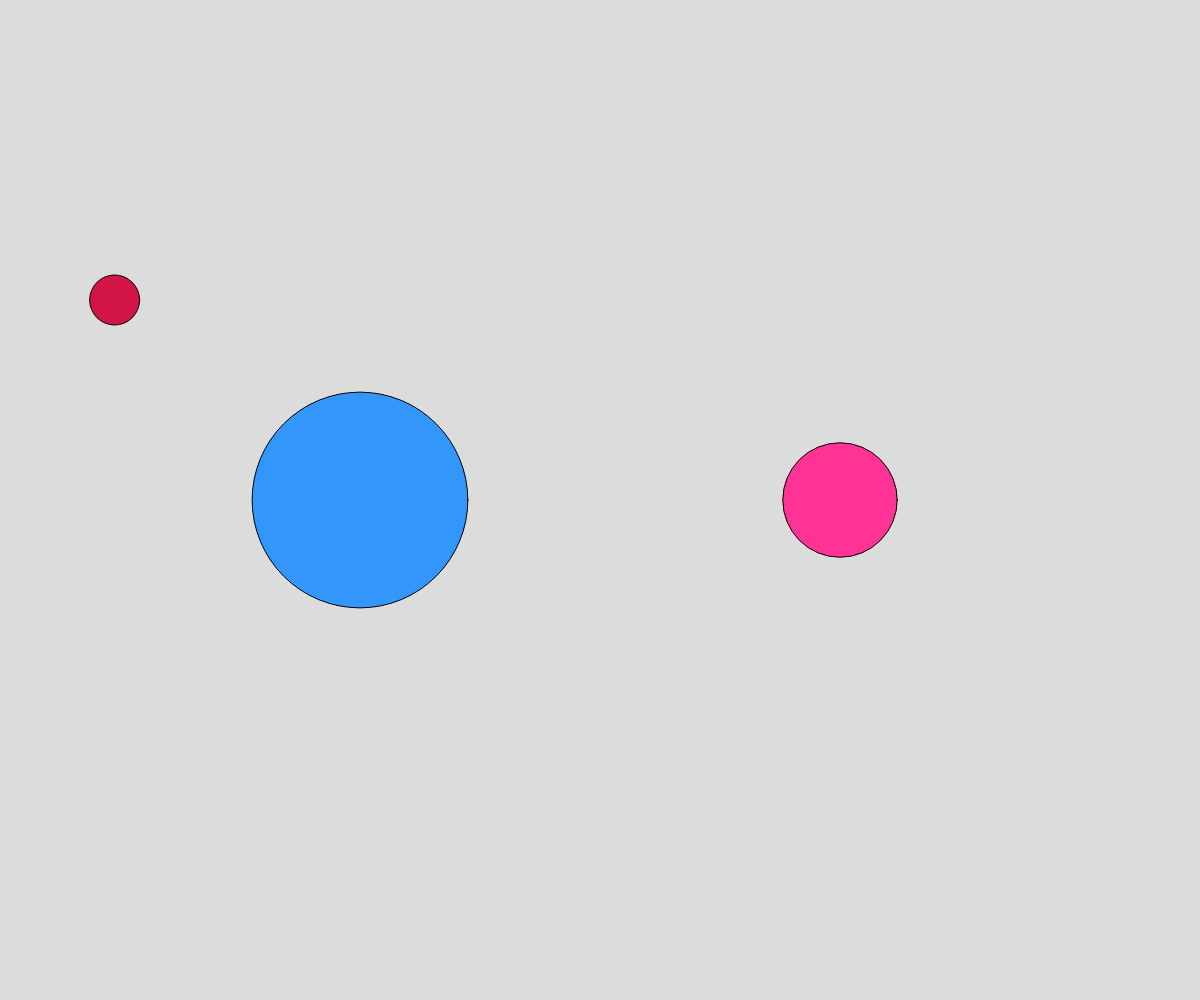
Frame 1 (no input)
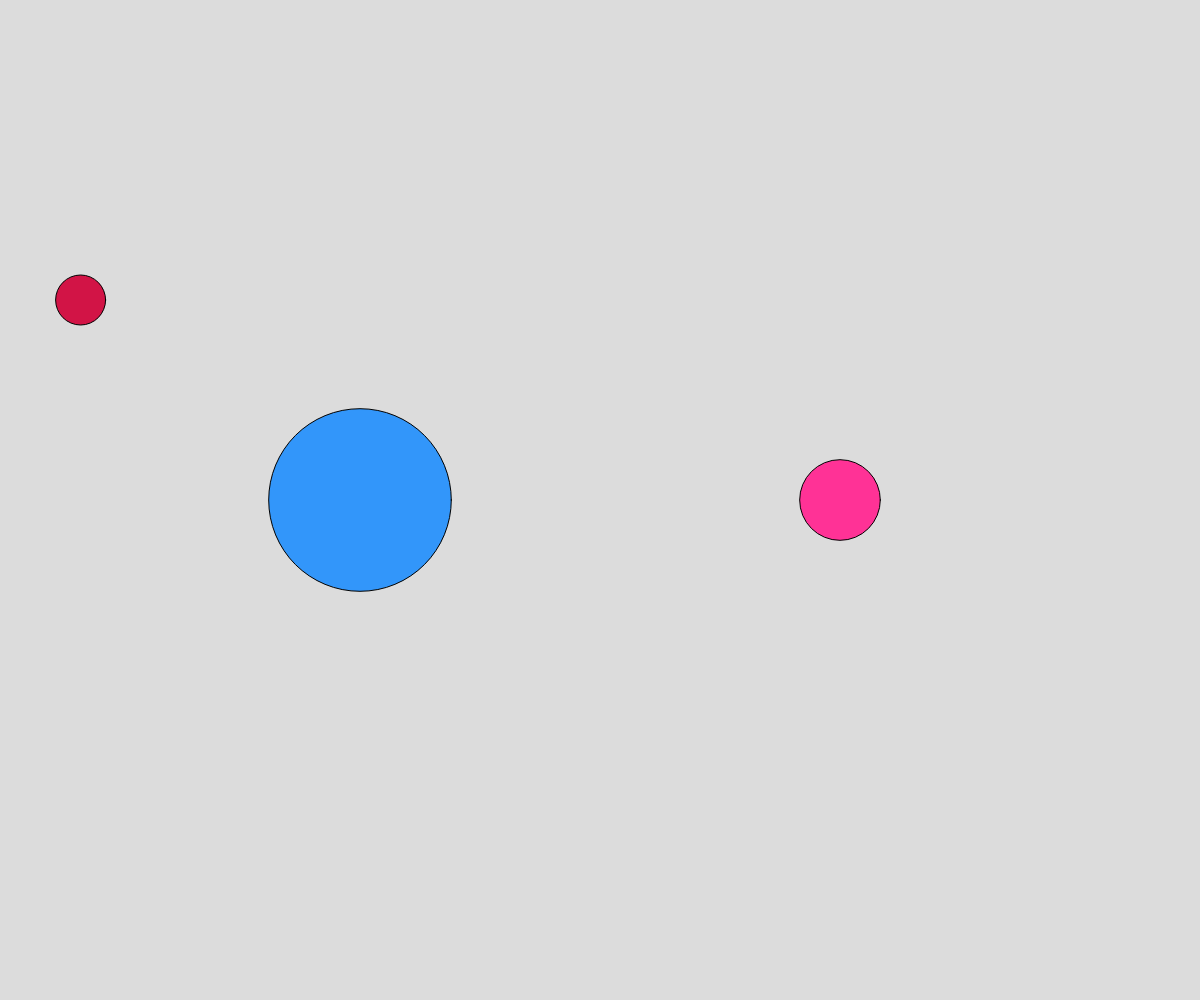
Frame 60 (no input)
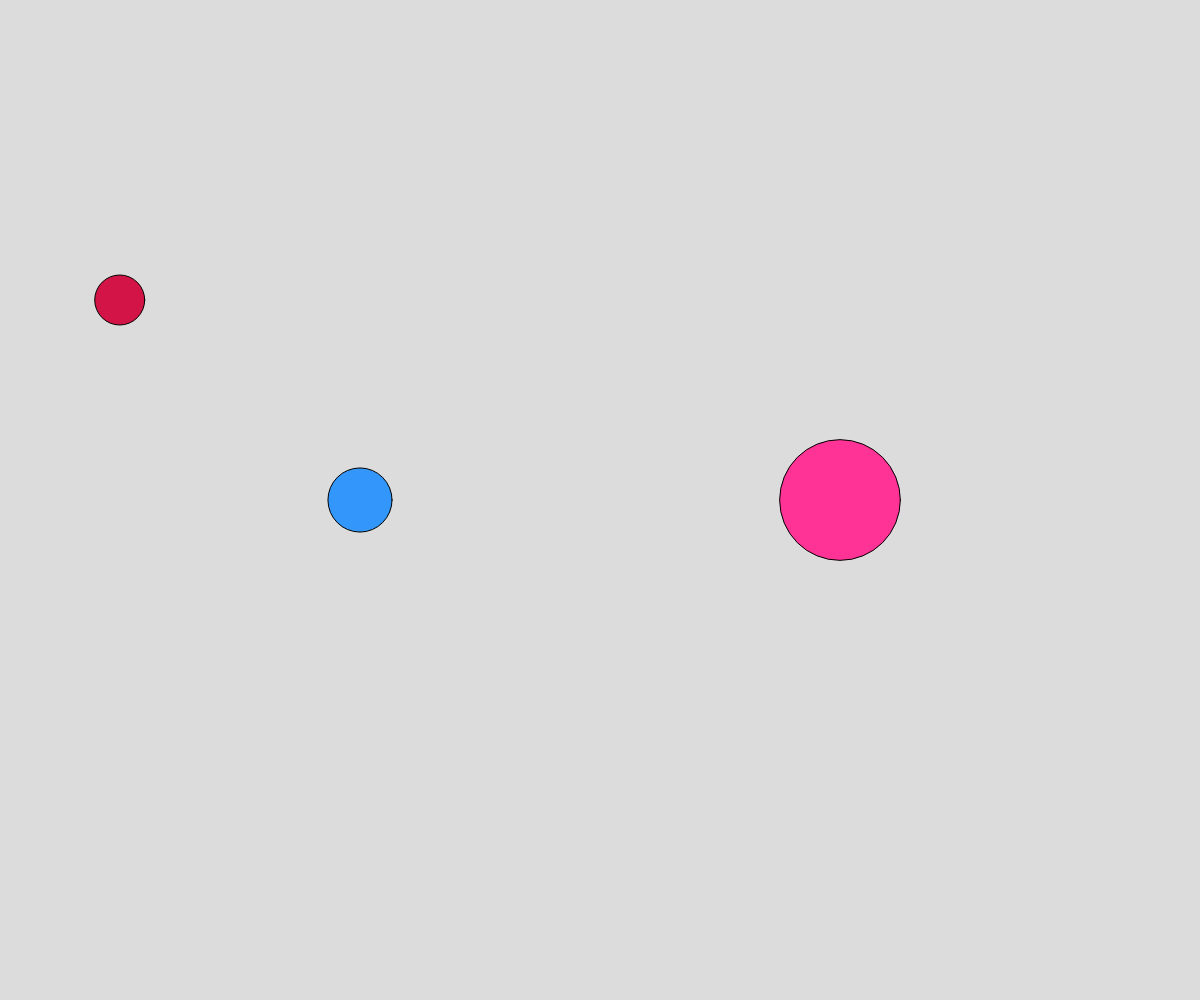
Frame 120 (the mouse pressed at the canvas centre since frame 60)

The p5.js sketch that drew these frames (run headless with seeded random() and noise() and a simulated clock; from frame 60 on, the mouse is pressed at the canvas centre):

// p5.js sketch
// ── sketch.js
// Working with Images and Random() and Noise()
// Lucas F. 
// Sept 24, 2025

let x1, y1, x2, y2; 
let d1, d2;
let noiseTime = 5, noiseSpeed = 0.01;
  // "noiseSpeed" controls how connected our random noise() values are. 
let minSize = 5; let maxSize = 300; 

let mX, mY; // move x and y

function setup() {
  createCanvas(windowWidth, windowHeight);
  x1 = width*0.3; y1 = height*0.5;
  x2 = width*0.7; y2 = height*0.5;
  mY = height*0.3
  //frameRate(10);
}

function noiseMove(){
  // use random noise to set the xposition of a circle
  mX = noise(noiseTime);
  mX = map(mX, 0, 1, minSize, maxSize);
  fill(210,20, 70)
  circle(mX,mY, 50)
  noiseTime += noiseSpeed;
}

function draw() {
  background(220);
  randomCircle();
  noiseCircle();
  noiseMove();
}

function noiseCircle(){
  // draw a fixed circle with randomly change(bus smooth) diameters
  d2  = noise(noiseTime); // yield value between 0-1
  d2 = map(d2, 0, 1, minSize, maxSize);
  fill(255,50,150);
  circle(x2,y2,d2);
  noiseTime += noiseSpeed;
}

function randomCircle(){
  // draw a fixed circle with randomly changing diameter
  fill(50, 150, 250);
  d1 = random(minSize, maxSize);
  circle(x1,y1,d1);
}
